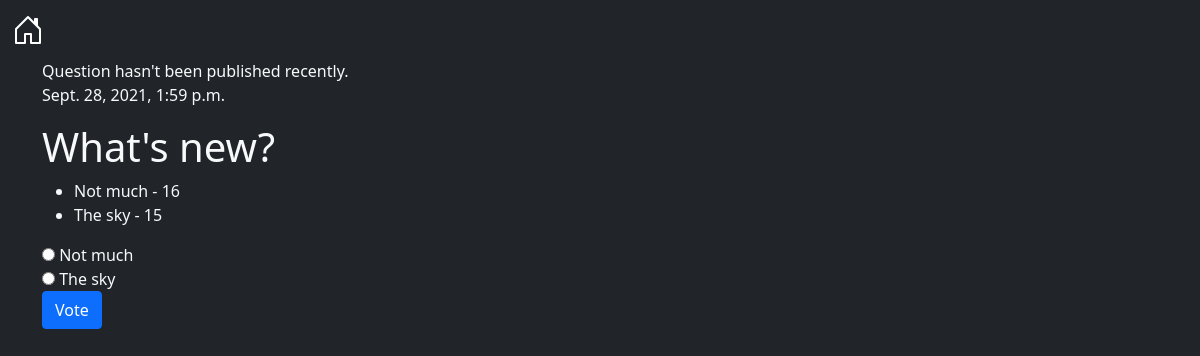
/polls/1/, run on an earlier commit of the app's database.
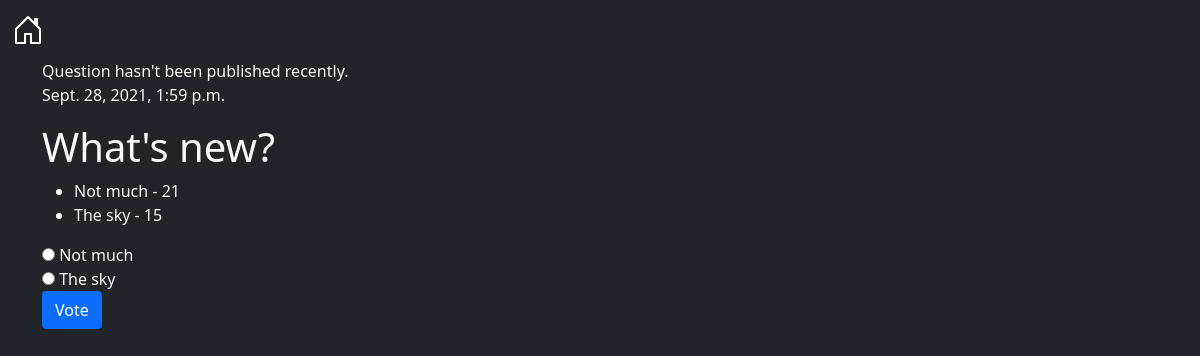
And on a later commit of the database.
### polls/models.py (models this page shows, shortened)
class Choice(models.Model):
    question: models.ForeignKey = models.ForeignKey(Question, on_delete=models.CASCADE)
    choice_text: models.CharField = models.CharField(max_length=200)
    votes: models.IntegerField = models.IntegerField(default=0)

### polls/views.py (the view)
# urls.py: path('<int:pk>/', views.DetailView.as_view(), name='detail'),
class DetailView(generic.DetailView):
    model: type[Question] = Question
    template_name: str = 'polls/detail.html'

### polls/models.py (called while the page is built)
    def __str__(self) -> Union[CharField, CharField]:
        return self.question_text

    @admin.display(
        boolean=True,
        ordering='pub_date',
        description='Published recently?',
    )
    def was_published_recently(self) -> bool:
        now = timezone.now()
        return now - timedelta(days=1) <= self.pub_date <= now

### polls/templates/polls/detail.html (shortened to what this page needs)
<!DOCTYPE html>
<html lang="en">
<head>
    {% load static %}
    <link rel="stylesheet"
          href="https://cdn.jsdelivr.net/npm/bootstrap@5.1.1/dist/css/bootstrap.min.css"
>
    {% include 'navbar.html' %}
</head>
<body class="text-light bg-dark">
    <div class="container">
        {% if question.was_published_recently %}
                Question has been published recently.
        {% else %}
                Question hasn't been published recently.
        {% endif %}
        <p class="text-right">{{ question.pub_date }}</p>
        <h1>
            {{ question.question_text }}
        </h1>
        <ul>
            {% for choice in question.choice_set.all %}
                <li>{{ choice.choice_text }} - {{ choice.votes }}</li>
            {% endfor %}
        </ul>
        <form action="{% url 'polls:vote' question.id %}" method="post">
        <fieldset>
            {% for choice in question.choice_set.all %}
                <input type="radio" name="choice" id="choice{{ forloop.counter }}" value="{{ choice.id }}">
                <label for="choice{{ forloop.counter }}">{{ choice.choice_text }}</label><br>
            {% endfor %}
        </fieldset>
        <input type="submit" value="Vote" class="btn btn-primary">
        </form>
    </div>
</body>
</html>

What changed in the data, as far as the page shows it:
changed Choice "Not much": votes "16" → "21"
